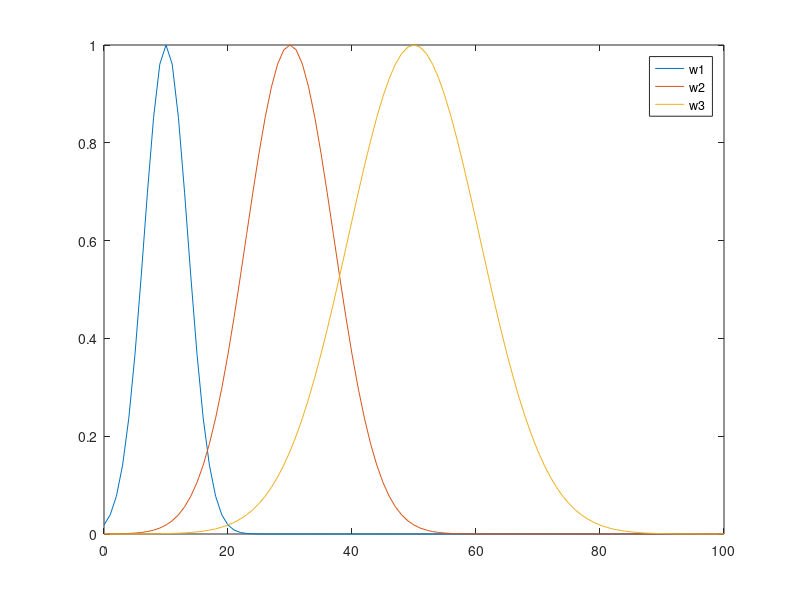

The MATLAB script that drew this image:
%% matrix math tutorial: linear combinations, polynomial fits: part 2
% Continues from part 1: here, we will create some waveforms, generate fake
% data using a linear combination of them (plus noise and background), and
% then see if we can do a linear combination fit to recover the
% coefficients for each waveform component.

%% create fundamental waveforms
x=linspace(0,100,101)';
w1=double(size(x));
w2=double(size(x));
w3=double(size(x));
w1_x0=10;
w1_sigma=5;
w2_x0=30;
w2_sigma=10;
w3_x0=50;
w3_sigma=15;
w1=exp(-((x-w1_x0).^2)./w1_sigma^2);
w2=exp(-((x-w2_x0).^2)./w2_sigma^2);
w3=exp(-((x-w3_x0).^2)./w3_sigma^2);
figure(1);clf
plot(x,[w1 w2 w3])
legend('w1','w2','w3')
%% create fake data
% M=[w1 w2 w3];
% A_fake=[200 0 100]'; % coefficient vector we will choose to make fake data
% y_fake=M*A_fake;

% now, y_fake is a linear combination of the 3 component waves. You can make
% things more interesting by adding various kinds of noise. First,
% initialize the random number generator
% rng('shuffle');
% y_noisy=y_fake;

% add random noise
% noise_level=10;
% y_noisy=y_noisy + noise_level*(-1.0 + 2.0*rand(size(x)));

% add Gaussian distributed noise (requires Matlab's Statistics toolbox)
% noise_level=20;
% y_noisy=y_noisy + normrnd(0,noise_level,size(y_noisy));

% add background
% bkgd=10;
% y_noisy=y_noisy+bkgd;

% choose Poisson distributed values, typical of photodetector count signals
% (requires Statistics toolbox)
% y_noisy(y_noisy<1)=1; % get rid of zero or negative values 
% y_noisy=poissrnd(y_noisy);

% let's see what we made
% figure(2);clf
% plot(x,[y_fake y_noisy])
% legend('y (simulated components)','y (noisy data to fit)')

%% See if we can fit this data with the known waveforms
% As a reminder, we are looking for the set of fit coefficients A_fit that
% minimize the error in the following equation:
% y_noisy = M*A_fit

% Do this with left-divide:
% A_fit=M\y_noisy;
% disp(A_fit)

% That was easy! It will be nice to add a list of the fit coefficients to
% the figure and put the fit curve, waveform components, and residual
% (difference between data and fit) on the plot.

% The following expression builds up a title for the figure with the
% coefficient values. Actually, it only does the first two. Edit it to
% include the third!
% fitstring=['A=[' num2str(A_fit(1)) ' ' num2str(A_fit(2)) ']' ];

% Let's use the fit coefficients we got to generate a fit curve and a
% scaled version of each component, and add them to the plot:
% y_fit=M*A_fit;

% Now plot everything: using h=plot() gives a set of "handles" (Matlab
% objects) for each plotted line, with properties that you can adjust to
% change the appearance.
% figure(3)
% h=plot(x,[y_noisy y_fit w1*A_fit(1) w2*A_fit(2) w3*A_fit(3) (y_noisy-y_fit)]);
% set(h(1),'Color','b')
% set(h(2),'LineWidth',1,'Color','k')
% set(h([3 4 5]),'LineStyle','-.')
% 
% title(fitstring)  % add the title we prepared before to our plot
% legend('y (noisy data to fit',...
%     'fit result',...
%     'w1 component',...
%     'w2 component',...
%     'w3 component',...
%     'residual')

% Try changing the component waveforms, and the amount and type of noise,
% to see if the coefficients you obtain in the fit are similar to what you
% specified when creating the fake data. Also try changing the plot
% appearance.

%% Enforcing non-negative fit coefficients
% The example above will work even if some of the fit coefficients are
% negative (try changing the sign of one of the component waveforms or its
% coefficient -- note the Poissonian noise won't work for negative data
% values and you may want to comment it out for this).
%
% For some types of experiments/data, this is good: there could be a reason
% for fit coefficients to be negative. In other cases, such as coefficients
% for different component waveforms in an absorption spectrum that should
% each be proportional to the molar concentration of some chemical
% constituent, we are very confident that the fit coefficients should not
% be negative, and we want Matlab to find the best fit with this constraint
% in mind. 

% lsqnonneg does exactly this, and you call it with the same syntax as the
% functional form of \ (namely mldivide):
% A_nonneg_fit=lsqnonneg(M,y_noisy);
% disp(A_nonneg_fit)
% y_nonneg_fit=M*A_nonneg_fit;

% and now plot:
% figure(4)
% h=plot(x,[y_noisy ...
%     y_nonneg_fit ...
%     w1*A_nonneg_fit(1) ...
%     w2*A_nonneg_fit(2) ...
%     w3*A_nonneg_fit(3) ...
%     (y_noisy-y_nonneg_fit)]);
% set(h(1),'Color','b')
% set(h(2),'LineWidth',1,'Color','k')
% set(h([3 4 5]),'LineStyle','-.')
% 
% legend('y (noisy data to fit',...
%     'fit result',...
%     'w1 component',...
%     'w2 component',...
%     'w3 component',...
%     'residual')

% fitstring=['A=[' num2str(A_nonneg_fit(1)) ' ' num2str(A_nonneg_fit(2)) ' ' num2str(A_nonneg_fit(3)) ']' ];
% title(['Non-negative coeffs: ' fitstring])

%% More examples
% You can come up with some goofy waveforms and coefficient values to test
% the effect of this, but for an example of where it comes up, try keeping
% the 3 Gaussian waveforms, set one of the coefficients to zero (so there
% should not be any there), and then give the data a slightly negative
% background value. When you fit with \ , you might see a negative
% coefficient value show up for the one that's supposed to be zero. If you
% fit the same data with lsqnonneg, there will not be negative
% coefficients. For cases where \ gives all positive coefficent values in
% the fit, lsqnonneg should give the exact same result.

% Additional examples: 
% lsqnonneg_demo: an additional demo with synthesized data: complete

% QD_dye_example: determines average ratio of dyes to QDs in a QD-dye
% conjugate, using built-in Matlab functions or Greytak lab custom
% functions



